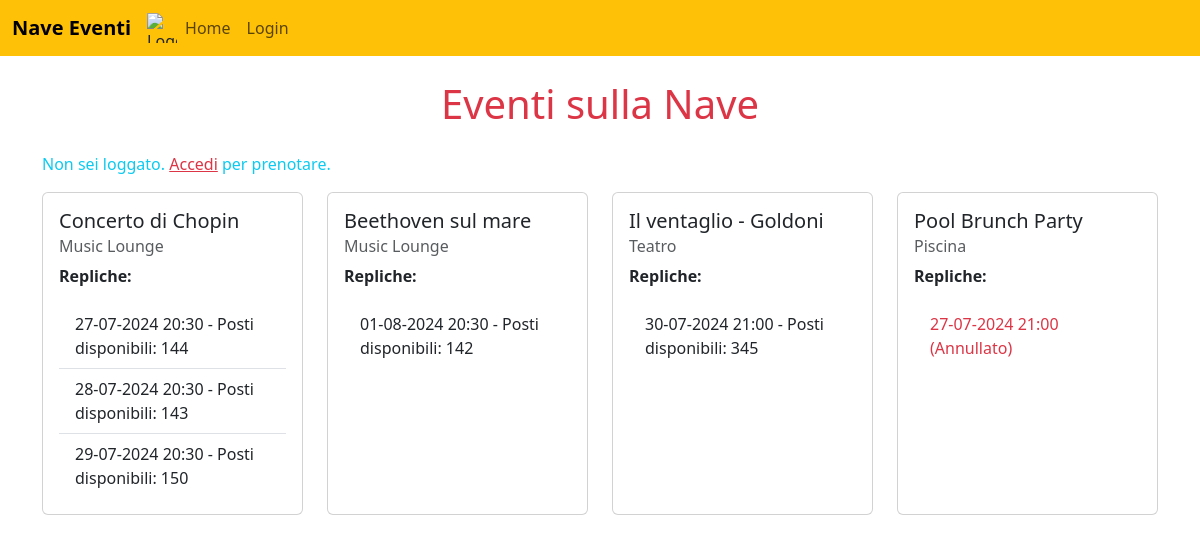
The page / on the database its author committed.
### models.py (models this page shows)
class Evento(db.Model, SerializerMixin):
    __tablename__ = 'eventi'
    id = db.Column(db.Integer, primary_key=True)  # Chiave primaria
    locale_id = db.Column(db.Integer, db.ForeignKey('locali.id'), nullable=False)  # Chiave esterna per Locale
    nome_evento = db.Column(db.String(50), nullable=False)  # Nome dell'evento
    rel_locale = db.relationship('Locale', back_populates='rel_eventi', lazy=True)
    rel_repliche = db.relationship('Replica', back_populates='rel_evento', lazy=True)
    serialize_rules = ('-rel_locale.rel_eventi', '-rel_repliche.rel_evento')

class Locale(db.Model, SerializerMixin):
    __tablename__ = 'locali'
    id = db.Column(db.Integer, primary_key=True)  # Chiave primaria
    nome_locale = db.Column(db.String(50), nullable=False)  # Nome del locale
    luogo = db.Column(db.String(100), nullable=False)  # Luogo
    posti = db.Column(db.Integer, nullable=False)  # Numero di posti
    rel_eventi = db.relationship('Evento', back_populates='rel_locale', lazy=True)
    serialize_rules = ('-rel_eventi.rel_locale',)

class Replica(db.Model, SerializerMixin):
    __tablename__ = 'repliche'
    id = db.Column(db.Integer, primary_key=True)  # Chiave primaria
    evento_id = db.Column(db.Integer, db.ForeignKey('eventi.id'), nullable=False)  # Chiave esterna per Evento
    data_ora = db.Column(db.DateTime, nullable=False)  # Data e ora della replica
    annullato = db.Column(db.Boolean, default=False)  # Stato di annullamento
    rel_evento = db.relationship('Evento', back_populates='rel_repliche', lazy=True)
    rel_prenotazioni = db.relationship('Prenotazione', back_populates='rel_replica', lazy=True)
    serialize_rules = ('-rel_evento.rel_repliche', '-rel_prenotazioni.rel_replica')

### app.py (the view)
@app.route('/')
def index():
    eventi = Evento.query.all()
    eventi_data = []
    for evento in eventi:
        repliche_data = []
        for replica in evento.rel_repliche:
            posti_prenotati = db.session.query(func.sum(Prenotazione.quantita)).filter_by(replica_id=replica.id).scalar() or 0
            posti_disponibili = evento.rel_locale.posti - posti_prenotati
            repliche_data.append({
                'id': replica.id,
                'data_ora': replica.data_ora,
                'annullato': replica.annullato,
                'posti_disponibili': posti_disponibili
            })
        eventi_data.append({
            'id': evento.id,
            'nome_evento': evento.nome_evento,
            'locale': evento.rel_locale.nome_locale,
            'repliche': repliche_data
        })
    return render_template('index.html', eventi=eventi_data)

### templates/index.html (shortened to what this page needs)
{% extends "base.html" %}
{% block content %}
<h1 class="mb-4 text-danger text-center">Eventi sulla Nave</h1>
{% if session.get('user_id') %}
    <p class="text-success">Benvenuto, {{ session.get('user_name') }}!</p>
{% else %}
    <p class="text-info">Non sei loggato. <a class="text-danger" href="{{ url_for('login') }}">Accedi</a> per prenotare.</p>
{% endif %}
<div class="row row-cols-1 row-cols-md-4 g-4">
    {% for evento in eventi %}
    <div class="col">
        <div class="card h-100">
            <div class="card-body">
                <h5 class="card-title">{{ evento.nome_evento }}</h5>
                <h6 class="card-subtitle mb-2 text-muted">{{ evento.locale }}</h6>
                <p class="card-text"><strong>Repliche:</strong></p>
                <ul class="list-group list-group-flush">
                    {% for replica in evento.repliche %}
                    <li class="list-group-item {% if replica.annullato %}text-danger{% endif %}">
                        {{ replica.data_ora.strftime('%d-%m-%Y %H:%M') }}
                        {% if replica.annullato %}
                            (Annullato)
                        {% else %}
                            - Posti disponibili: {{ replica.posti_disponibili }}
                        {% endif %}
                    </li>
                    {% endfor %}
                </ul>
            </div>
        </div>
    </div>
    {% endfor %}
</div>
{% endblock %}

### templates/base.html (shortened to what this page needs)
<!DOCTYPE html>
<html lang="it">
<head>
    <link href="https://cdn.jsdelivr.net/npm/bootstrap@5.3.3/dist/css/bootstrap.min.css" rel="stylesheet">
    <link rel="stylesheet" href="../static/stile/style.css">
</head>
<body>
    <nav class="navbar navbar-expand-lg navbar-light bg-warning">
        <div class="container-fluid">
            <a class="navbar-brand" href="{{ url_for('index') }}"><b>Nave Eventi</b></a>
           <div class="collapse navbar-collapse dg-light" id="navbarNav">
            <img src="/static/imgs/vacanza.jpg" alt="Logo" width="30" height="30"
            class="d-inline-block align-text-top">
                <ul class="navbar-nav">
                    <li class="nav-item">
                        <a class="nav-link" href="{{ url_for('index') }}">Home</a>
                    </li>
                    {% if session.get('user_id') %}
                    <li class="nav-item">
                        <a class="nav-link" href="{{ url_for('prenotazioni') }}">Le Mie Prenotazioni</a>
                    </li>
                    <li class="nav-item">
                        <a class="nav-link" href="{{ url_for('logout') }}">Logout</a>
                    </li>
                    {% else %}
                    <li class="nav-item">
                        <a class="nav-link" href="{{ url_for('login') }}">Login</a>
                    </li>
                    {% endif %}
                </ul>
            </div>
        </div>
    </nav>
    <main class="container mt-4">
        {% block content %}
        {% endblock %}
    </main>
</body>
</html>

### static/stile/style.css (style rules this page uses)
body { background-image: url('https://www.italiachecambia.org/wp-content/uploads/2024/02/navi-da-crociera-icon.jpg'); background-size: cover; }

### rows shown on the page
Evento: nome_evento "Concerto di Chopin"
Locale: locale "Music Lounge" "Music Lounge"
Replica: data_ora "27-07-2024 20:30"
Replica: data_ora "28-07-2024 20:30"
Replica: data_ora "29-07-2024 20:30"
Evento: nome_evento "Beethoven sul mare"
Replica: data_ora "01-08-2024 20:30"
Evento: nome_evento "Il ventaglio - Goldoni"
Locale: locale "Teatro"
Replica: data_ora "30-07-2024 21:00"
Evento: nome_evento "Pool Brunch Party"
Locale: locale "Piscina"
Replica: data_ora "27-07-2024 21:00"

### other values the page prints
{{ replica.posti_disponibili }} "144" "143" "150" "142" "345"
